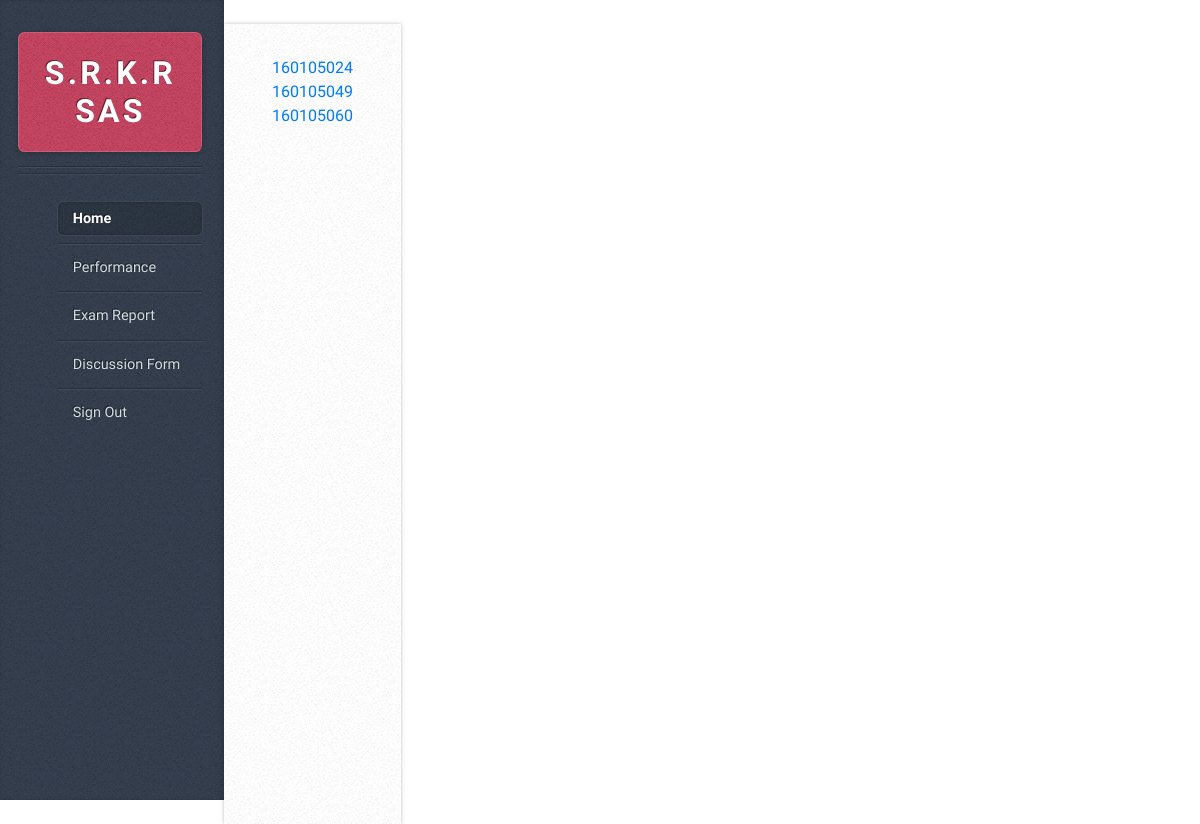
/student/ (signed in), run on the app's committed database.
### student/models.py (models this page shows, shortened)
class Student_info(models.Model):
    regno = models.CharField(max_length=20)
    name = models.CharField(max_length=50)
    dept_id=models.IntegerField()
    year = models.IntegerField()
    section = models.CharField(max_length=3)
    student_mobile = models.IntegerField()
    student_email = models.EmailField()
    parent_email = models.EmailField()
    parent_mobile = models.IntegerField()

### student/views.py (the view)
# urls.py: path('',include('student.urls')),
@login_required
def student(request):
    si=Student_info.objects.order_by('regno')
    return render(request,'student.html',{'si':si})

### templates/student.html
{% include 'base.html' %}
{% for i in si %}
<a href="{% url 'details' i.id %}">
{{i.regno}}<br>
</a>
{% endfor %}
{% include 'footer.html' %}

### templates/static/assets/css/main.css (style rules this page uses)
body { line-height: 1; }
body { -webkit-text-size-adjust: none; }
*, *:before, *:after { -moz-box-sizing: border-box; -webkit-box-sizing: border-box; box-sizing: border-box; }
body { background-color: #e8e8e8; background-image: url("images/bg02.png"); font-family: 'Source Sans Pro', sans-serif; font-weight: 400; color: #565656; }
a { color: #c94663; }
@media screen and (min-width: 737px) { body { height: 100%; line-height: 1.75em; } }
@media screen and (min-width: 737px) and (max-width: 1200px) { body { min-width: 1000px; font-size: 11pt; } }

### templates/static/assets/css/faq.css (style rules this page uses)
*, *:before, *:after { -webkit-box-sizing: inherit; box-sizing: inherit; }
html { -webkit-box-sizing: border-box; box-sizing: border-box; }
body { margin: 0; padding: 0; font-family: 'Hind', sans-serif; background: #fff; color: #4d5974; display: -webkit-box; display: -webkit-flex; display: -ms-flexbox; display: flex; min-height: 100vh; }

### data on the page
Student_info: regno "160105024"
Student_info: regno "160105049"
Student_info: regno "160105060"
